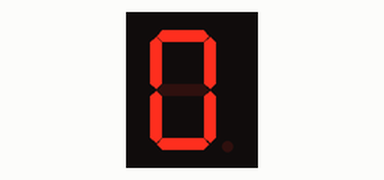
Simulated run of this sketch. Board: Arduino Uno, built with avr-gcc and run on an emulated ATmega328P. Shown: 1-digit seven-segment display. Wiring (inferred from the names in the program): 1-digit 7-segment display, segments lit when HIGH: segments pin 2, pin 3, pin 4, pin 5, pin 6, pin 7, pin 8. The segment pins are drawn as the display they are named for.

Above: at 0.1 s.
At 1.1 s:
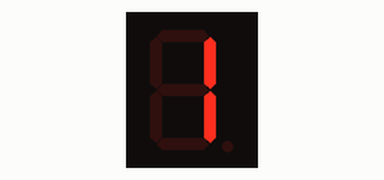
At 2.1 s:
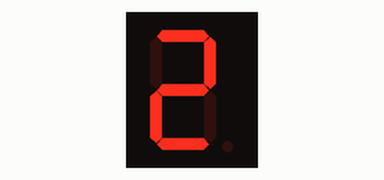
At 4.1 s:
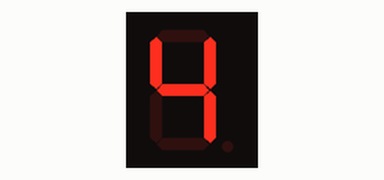
At 6.1 s:
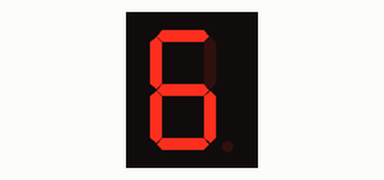
At 9.1 s:
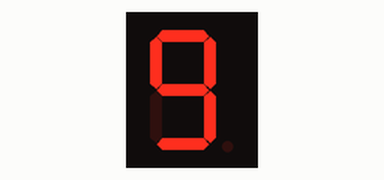

Measured:
- by itself, everything shown: repeats every 10.0 s, in 10 steps
- what the display in image 1 shows lasts 1.0 s, from 1.0 s to 2.0 s

The sketch:

display_7_seg_catodo_comun.ino
```cpp
//Paso 1
const int pins[7] = { 2, 3, 4, 5, 6, 7, 8 };
//                    a  b  c  d  e  f  g
//Paso 2
const byte numbersDisplayAnode[10] = {0b0111111,     //0
                            0b0000110,          //1
                            0b1011011,          //2
                            0b1001111,          //3
                            0b1100110,          //4
                            0b1101101,          //5
                            0b1111101,          //6
                            0b0000111,          //7
                            0b1111111,          //8
                            0b1101111};         //9
void setup() {
  //Paso 3
  for(int i = 0; i < 7; i++) {
    pinMode(pins[i], OUTPUT);
  }

  //Paso 5
  lightSegments(0);
}

void loop() {
  //Paso 6
  for(int i = 0; i < 10; i++) {
    lightSegments(i);
    delay(1000);
  }
}

//Paso 4
void lightSegments(int number) {
  byte numberBit = numbersDisplayAnode[number];
  for (int i = 0; i < 7; i++)  {
    int bit = bitRead(numberBit, i);
    digitalWrite(pins[i], bit);
  }
}
```
